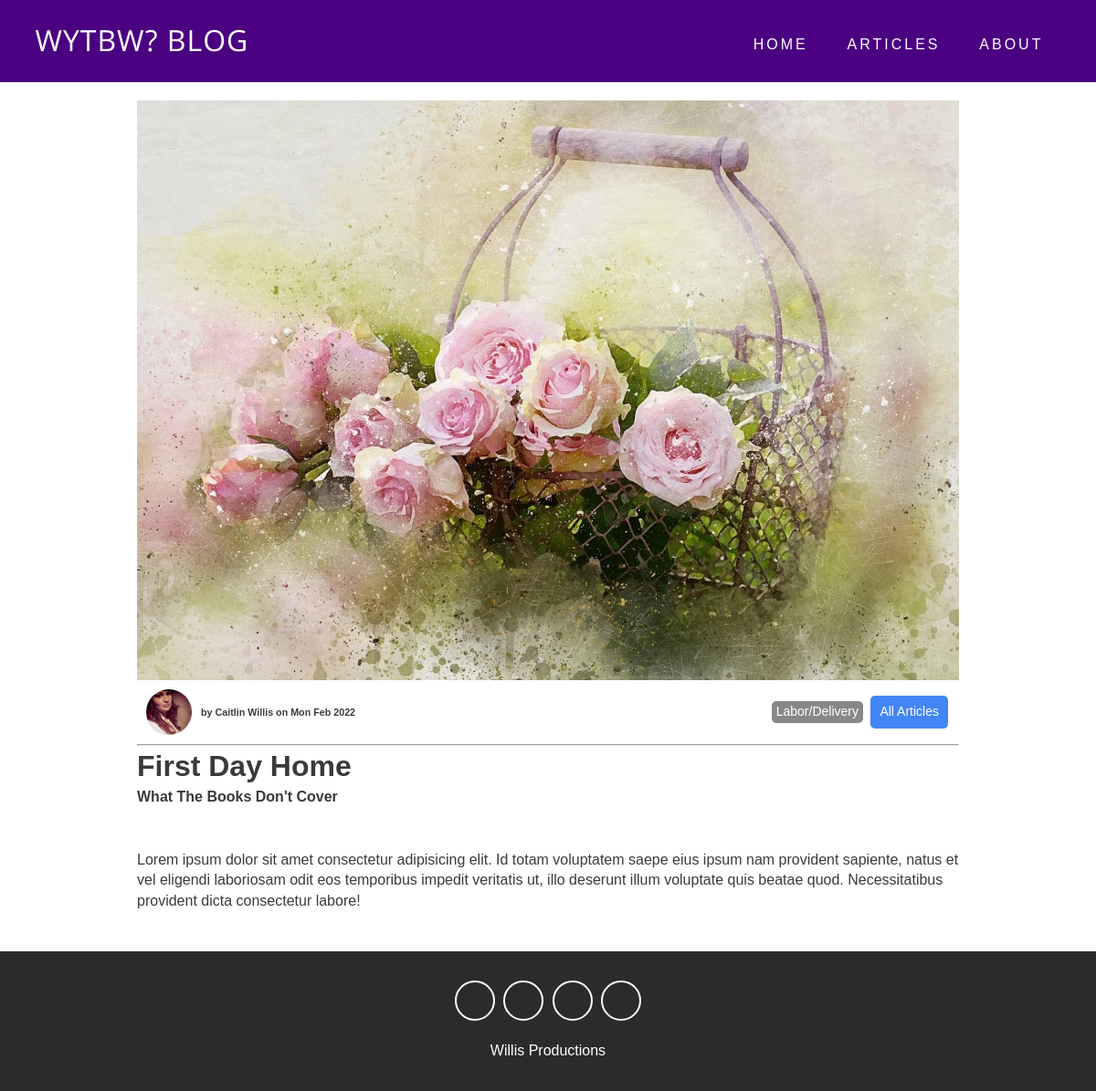
Page /headline-4/ on the committed database.
### blog/models.py (models this page shows, shortened)
class Article (models.Model):
    author = models.ForeignKey(
        Profile, on_delete=models.CASCADE, related_name='author')
    headline = models.CharField(max_length=200)
    sub_headline = models.CharField(max_length=200, null=True, blank=True)
    image = models.ImageField(null=True, blank=True, upload_to="article", default="placeholder.png")
    body = RichTextUploadingField(null=True, blank=True)
    featured = models.BooleanField(default=False)
    tags = models.ManyToManyField(Tag, blank=True)
    options = (
        ('draft', 'Draft'),
        ('published', 'Published'),
    )
    slug = models.SlugField(max_length=250, unique_for_date='publish')
    publish = models.DateTimeField(default=timezone.now)
    status = models.CharField(max_length=10, choices=options, default='draft')
    objects = models.Manager()  # default manager
    articlemanager = ArticleManager()  # custom manager
    class Meta:
        ordering = ('-publish',)

class Profile (models.Model):
    user = models.OneToOneField(User, null=True, blank=True, on_delete=models.CASCADE)
    first_name = models.CharField(max_length=200, blank=True, null=True)
    last_name = models.CharField(max_length=200, blank=True, null=True)
    email = models.CharField(max_length=200)
    profile_pic = models.ImageField(null=True, blank=True, upload_to="profile")
    bio = models.TextField(null=True, blank=True)
    twitter = models.URLField(max_length=200, null=True, blank=True)
    def __str__(self):
        name = str(self.first_name)
        if self.last_name:
            name += ' ' + str(self.last_name)
        return name

class Tag (models.Model):
    name = models.CharField(max_length=100)

### blog/views.py (the view)
# urls.py: path('<slug:article>/', views.article, name='article'),
def article(request, article):
    article = get_object_or_404(Article, slug=article, status='published')
    context = {
        'article': article
    }
    return render(request, 'article.html', context)

### blog/templates/article.html (shortened to what this page needs)
{% load static %}
<!DOCTYPE html>
<html>
  <head>
    <link rel="stylesheet" href="{% static 'css/style.css' %}">
  </head>
  <body>
    <nav class = "navbar">
      <div class = "container">
        <a href = "{% url 'blog:home' %}" class = "navbar-brand">WYTBW? BLOG</a>
        <div class = "navbar-nav">
          <a href = "{% url 'blog:home' %}">home</a>
          <a href = "{% url 'blog:articles' %}">articles</a>
          <a href = "">about</a>
        </div>
      </div>
    </nav>
    <div class="post-container">
        <img class="featured_img" src="{{ article.image.url }}">
        <div class="article-info">
          <div class="article-info-content display-center">
            <div class="display-center">
              <img class="author-pic" src="{{ article.author.profile_pic.url }}" alt="">
              <h6>by {{ article.author }} on {{ article.publish|date:"D M Y" }}</h6>
            </div>
            <div class="article-meta">
              {% for tag in article.tags.all %}
              <span class="tag"><a href="#">{{ tag.name }}</a></span>
              {% endfor %}
              <a class="back-button" href="{% url 'blog:articles' %}">All Articles</a>
            </div>
          </div>
        </div>
        <hr>
        <h1>{{ article.headline}}</h1>
        <h4>{{ article.sub_headline}}</h4>
        <br>
        <p>{{ article.body|safe }}</p>
    </div>
    <footer>
      <div class = "social-links">
        <a href = "#"></a>
        <a href = "#"></a>
        <a href = "#"></a>
        <a href = "#"></a>
      </div>
      <span>Willis Productions</span>
    </footer>
  </body>
</html></html>

### static/css/style.css (style rules this page uses)
:root { --OpenSans: 'Open Sans', serif; --Monserrat: 'Monserrat', sans-serif; --dark: #3c393d; --exDark: #2b2b2b; --blue: #4285f4; }
* { padding: 0; margin: 0; font-family: var(--Monserrat); }
body { line-height: 1.4; color: var(--dark); }
img { width: 100%; display: block; }
p { font-size: 16px; color: #07050d; line-height: 2; margin: 24px 0; }
.container { max-width: 1200px; margin: 0 auto; padding: 0 1.2rem; }
.navbar { background: rgba(75,0,130); padding: 1.2rem; }
.navbar-brand { color: #fff; font-size: 2rem; display: block; text-align: center; text-decoration: none; font-family: var(--OpenSans); letter-spacing: 1px; }
.navbar-nav { padding: 0.8rem 0 0.2rem 0; text-align: center; }
.navbar-nav a { text-transform: uppercase; font-family: var(--Monserrat); letter-spacing: 1px; font-weight: 500; color: #fff; text-decoration: none; display: inline-block; padding: 0.4rem 0.1rem; letter-spacing: 3px; transition: opacity 0.5s ease; }
.article-info { padding: 10px; }
.display-center { display: flex; align-items: center; }
.article-info-content { justify-content: space-between; }
.tag { display:inline-block; color:#fff; background-color: #888; border-radius: 5px; margin: 2px; padding: 2px 5px; font-size: 14px; cursor: pointer; text-decoration: none; }
.tag a { text-decoration: none; color: white; }
.back-button { padding: 8px 10px; color: #fff; text-align: center; text-decoration: none; font-size: 14px; display: inline-block; margin: 4px 2px; transition-duration: 0.4s; cursor: pointer; background-color: #4285f4; border-radius: 5px; }
footer { background: var(--exDark); color: #fff; text-align: center; padding: 2rem 0; }
.social-links { display: flex; justify-content: center; margin-bottom: 1.4rem; }
.social-links a { border: 2px solid #fff; color: #fff; display: block; width: 40px; height: 40px; display: flex; justify-content: center; align-items: center; border-radius: 50%; text-decoration: none; margin: 0 0.3rem; transition: all 0.5s ease; }
@media screen and (min-width: 540px) { .navbar-nav a { padding-right: 1.2rem; padding-left: 1.2rem; } }
@media screen and (min-width: 768px) { .navbar .container { display: flex; align-items: center; justify-content: space-between; } }

### blog/templates/article.html (style rules this page uses)
img { max-width: 100%; object-fit: cover; }
.post-container { width: 900px; margin: 0 auto; padding-top: 20px; padding-bottom: 20px; }
.author-pic { width: 50px; height: 50px; border-radius: 50%; margin-right: 10px; }

### rows in the picture
Article: image (picture), author.profile_pic (picture), author "Caitlin Willis", publish "Mon Feb 2022", headline "First Day Home", sub_headline "What The Books Don't Cover", body "Lorem ipsum dolor sit amet consectetur adipisicing elit. Id totam voluptatem saepe eius ipsum nam provident sapiente, natus et vel eligendi laboriosam odit eos temporibus impedit veritatis ut, illo deserunt illum voluptate quis beatae quod. Necessitatibus provident dicta consectetur labore!"
Tag: name "Labor/Delivery"
